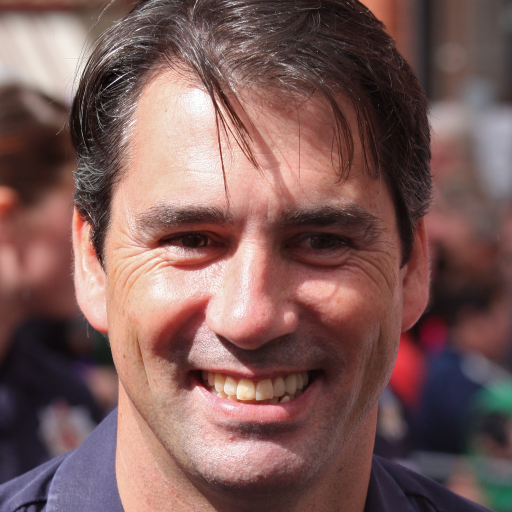
#> input picture original_images/22610.png, 1024 x 1024 px (shown at 1/2 size); its folder holds only this picture in this run
$ python downsampling.py
#> lines starting #> are read from the running program, lines starting #| are printed output that depends on the picture
#> further down, img is the input picture: shape (1024, 1024, 3); mean B, G, R 89.4, 92.5, 124.7
import os
import numpy as np
import cv2
from PIL import Image

# Parameters
SCALE_FACTOR = 4         # e.g. downsample by 2
BLUR_KERNEL = 5          # must be odd, e.g. 3, 5, 7
NOISE_SIGMA = 5          # standard deviation of Gaussian noise
JPEG_QUALITY = 70        # JPEG compression quality

INPUT_DIR = 'original_images'
OUTPUT_DIR = 'downsampled_images_256'
os.makedirs(OUTPUT_DIR, exist_ok=True)

# Degradation function
def degrade_image(img):
    # Convert to numpy array if it's a PIL image
    if isinstance(img, Image.Image):
        img = np.array(img)

    # 1. Gaussian blur
    blurred = cv2.GaussianBlur(img, (BLUR_KERNEL, BLUR_KERNEL), 0)

    # 2. Downsample
    h, w = img.shape[:2]
#> h = 1024; w = 1024
    lr = cv2.resize(blurred, (w // SCALE_FACTOR, h // SCALE_FACTOR), interpolation=cv2.INTER_AREA)
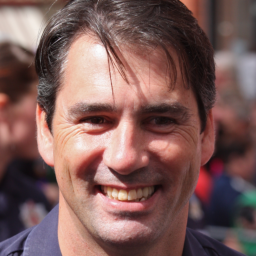
#> lr: shape (256, 256, 3); mean B, G, R 89.4, 92.5, 124.7

    # 3. Add Gaussian noise
    noise = np.random.normal(0, NOISE_SIGMA, lr.shape).astype(np.int16)
    noisy = np.clip(lr.astype(np.int16) + noise, 0, 255).astype(np.uint8)

    # 4. JPEG compression
    _, encimg = cv2.imencode('.jpg', noisy, [cv2.IMWRITE_JPEG_QUALITY, JPEG_QUALITY])
#> encimg = 10764 values, max 255 at index 0, min 0 at index 4, mean 124.2
    degraded = cv2.imdecode(encimg, 1)

    return degraded

# Process all images
for filename in os.listdir(INPUT_DIR):
    if filename.lower().endswith(('.png', '.jpg', '.jpeg', '.bmp', '.tiff')):
        input_path = os.path.join(INPUT_DIR, filename)
        img = cv2.imread(input_path)

        if img is None:
            print(f"Could not read {filename}")
            continue

        degraded_img = degrade_image(img)

        output_path = os.path.join(OUTPUT_DIR, filename)
        cv2.imwrite(output_path, degraded_img)
        print(f"Saved degraded image: {output_path}")


# [30 lines of commented-out code are left out]

$ run again, on original_images/22620.png
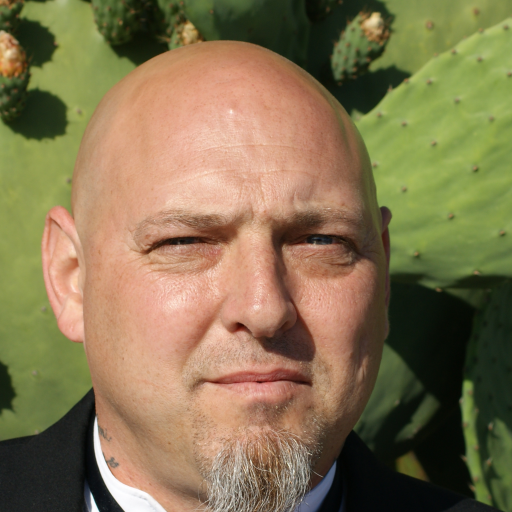
#> input picture original_images/22620.png, 1024 x 1024 px (shown at 1/2 size)
#> img is the input picture: shape (1024, 1024, 3); mean B, G, R 80.7, 115.9, 132.3
#> in degrade_image, `lr = cv2.resize(blurred, (w // SCALE_FACTOR, h // SCALE_FACTOR), inter..`:
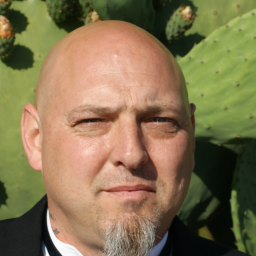
#> lr: shape (256, 256, 3); mean B, G, R 80.7, 115.9, 132.3
#> encimg = 10036 values, max 255 at index 0, min 0 at index 4, mean 123.5

$ run again, on original_images/22621.png
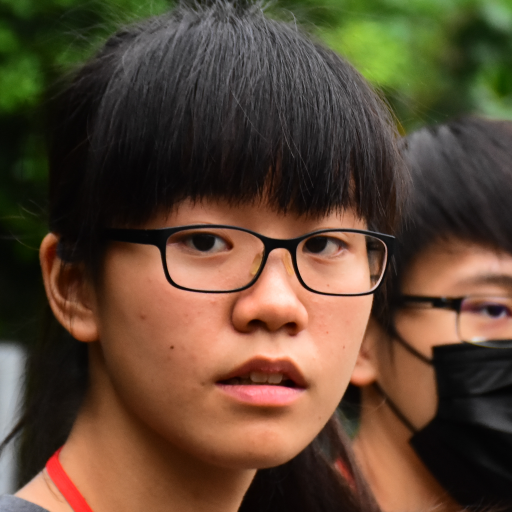
#> input picture original_images/22621.png, 1024 x 1024 px (shown at 1/2 size)
#> img is the input picture: shape (1024, 1024, 3); mean B, G, R 51.1, 70, 91.6
#> in degrade_image, `lr = cv2.resize(blurred, (w // SCALE_FACTOR, h // SCALE_FACTOR), inter..`:
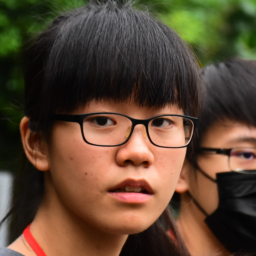
#> lr: shape (256, 256, 3); mean B, G, R 51.1, 70, 91.6
#> encimg = 10238 values, max 255 at index 0, min 0 at index 4, mean 125.7

$ run again, on original_images/22633.png
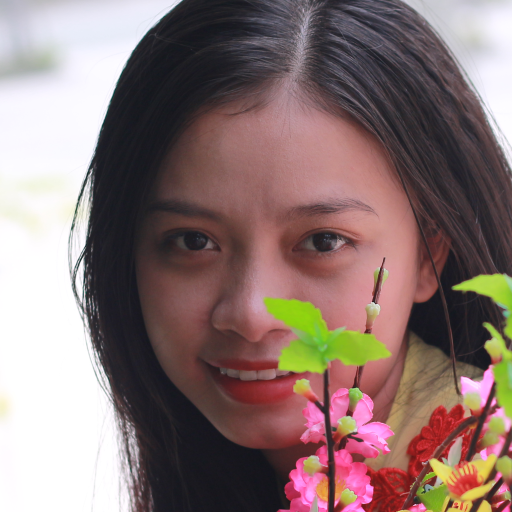
#> input picture original_images/22633.png, 1024 x 1024 px (shown at 1/2 size)
#> img is the input picture: shape (1024, 1024, 3); mean B, G, R 114.5, 116.8, 137.9
#> in degrade_image, `lr = cv2.resize(blurred, (w // SCALE_FACTOR, h // SCALE_FACTOR), inter..`:
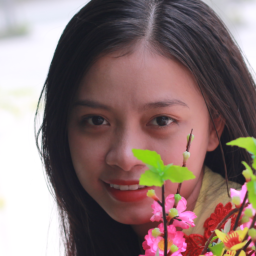
#> lr: shape (256, 256, 3); mean B, G, R 114.5, 116.8, 137.9
#> encimg = 9823 values, max 255 at index 0, min 0 at index 4, mean 124.1
#> in degrade_image, `degraded = cv2.imdecode(encimg, 1)`:
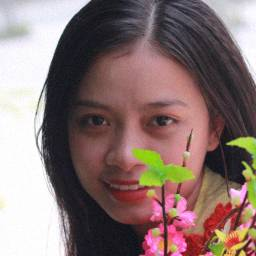
#> degraded: shape (256, 256, 3); mean B, G, R 114.2, 116.7, 137.6

$ run again, on original_images/22611.png
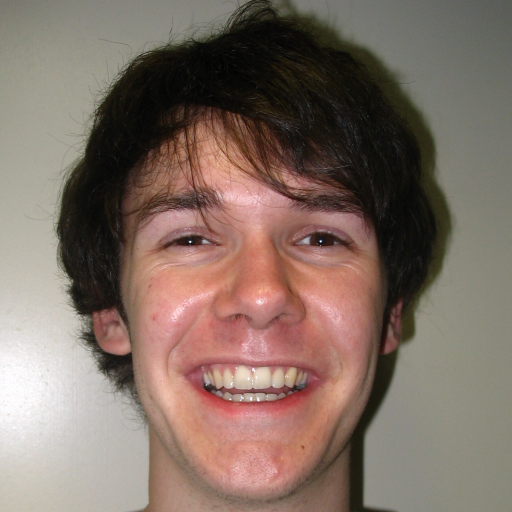
#> input picture original_images/22611.png, 1024 x 1024 px (shown at 1/2 size)
#> img is the input picture: shape (1024, 1024, 3); mean B, G, R 100.5, 110.7, 128.7
#> in degrade_image, `lr = cv2.resize(blurred, (w // SCALE_FACTOR, h // SCALE_FACTOR), inter..`:
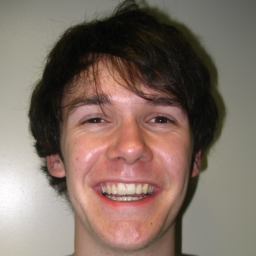
#> lr: shape (256, 256, 3); mean B, G, R 100.5, 110.7, 128.7
#> encimg = 8244 values, max 255 at index 0, min 0 at index 4, mean 123.2
